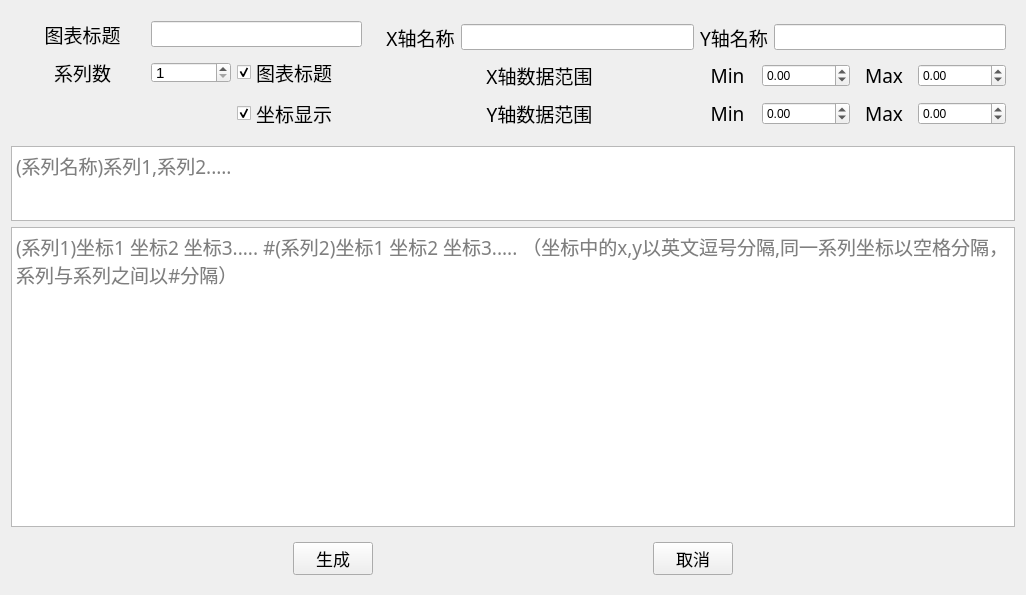
<?xml version="1.0" encoding="UTF-8"?>
<ui version="4.0">
 <class>create_polyline</class>
 <widget class="QWidget" name="create_polyline">
  <property name="geometry">
   <rect>
    <x>0</x>
    <y>0</y>
    <width>1026</width>
    <height>595</height>
   </rect>
  </property>
  <property name="windowTitle">
   <string>Form</string>
  </property>
  <property name="windowIcon">
   <iconset resource="src.qrc">
    <normaloff>:/src/prefix/src/polyline.png</normaloff>:/src/prefix/src/polyline.png</iconset>
  </property>
  <layout class="QGridLayout" name="gridLayout_7">
   <item row="0" column="0">
    <widget class="QWidget" name="widget_2" native="true">
     <property name="minimumSize">
      <size>
       <width>360</width>
       <height>100</height>
      </size>
     </property>
     <layout class="QGridLayout" name="gridLayout_2">
      <item row="0" column="0">
       <widget class="QLabel" name="label">
        <property name="font">
         <font>
          <family>楷体</family>
          <pointsize>14</pointsize>
          <weight>50</weight>
          <bold>false</bold>
         </font>
        </property>
        <property name="text">
         <string>图表标题</string>
        </property>
        <property name="alignment">
         <set>Qt::AlignCenter</set>
        </property>
       </widget>
      </item>
      <item row="0" column="1" colspan="2">
       <widget class="QLineEdit" name="le_title">
        <property name="font">
         <font>
          <pointsize>11</pointsize>
         </font>
        </property>
       </widget>
      </item>
      <item row="1" column="0">
       <widget class="QLabel" name="label_2">
        <property name="font">
         <font>
          <family>楷体</family>
          <pointsize>14</pointsize>
          <weight>50</weight>
          <bold>false</bold>
         </font>
        </property>
        <property name="text">
         <string>系列数</string>
        </property>
        <property name="alignment">
         <set>Qt::AlignCenter</set>
        </property>
       </widget>
      </item>
      <item row="1" column="1">
       <widget class="QSpinBox" name="spinBox_number">
        <property name="maximumSize">
         <size>
          <width>80</width>
          <height>21</height>
         </size>
        </property>
        <property name="font">
         <font>
          <pointsize>11</pointsize>
         </font>
        </property>
        <property name="minimum">
         <number>1</number>
        </property>
       </widget>
      </item>
      <item row="1" column="2">
       <widget class="QCheckBox" name="checkBox_title">
        <property name="font">
         <font>
          <family>楷体</family>
          <pointsize>14</pointsize>
         </font>
        </property>
        <property name="text">
         <string>图表标题</string>
        </property>
        <property name="checked">
         <bool>true</bool>
        </property>
       </widget>
      </item>
      <item row="2" column="2">
       <widget class="QCheckBox" name="checkBox_pos">
        <property name="font">
         <font>
          <family>楷体</family>
          <pointsize>14</pointsize>
         </font>
        </property>
        <property name="text">
         <string>坐标显示</string>
        </property>
        <property name="checked">
         <bool>true</bool>
        </property>
       </widget>
      </item>
     </layout>
    </widget>
   </item>
   <item row="0" column="1">
    <widget class="QWidget" name="widget_3" native="true">
     <layout class="QGridLayout" name="gridLayout_6">
      <item row="0" column="0">
       <layout class="QGridLayout" name="gridLayout_5">
        <item row="0" column="2">
         <widget class="QLabel" name="label_4">
          <property name="font">
           <font>
            <family>楷体</family>
            <pointsize>14</pointsize>
            <weight>50</weight>
            <bold>false</bold>
           </font>
          </property>
          <property name="text">
           <string>Y轴名称</string>
          </property>
          <property name="alignment">
           <set>Qt::AlignCenter</set>
          </property>
         </widget>
        </item>
        <item row="0" column="3">
         <widget class="QLineEdit" name="le_Y">
          <property name="font">
           <font>
            <pointsize>11</pointsize>
           </font>
          </property>
         </widget>
        </item>
        <item row="0" column="0">
         <widget class="QLabel" name="label_3">
          <property name="font">
           <font>
            <family>楷体</family>
            <pointsize>14</pointsize>
            <weight>50</weight>
            <bold>false</bold>
           </font>
          </property>
          <property name="text">
           <string>X轴名称</string>
          </property>
          <property name="alignment">
           <set>Qt::AlignCenter</set>
          </property>
         </widget>
        </item>
        <item row="0" column="1">
         <widget class="QLineEdit" name="le_X">
          <property name="font">
           <font>
            <pointsize>11</pointsize>
           </font>
          </property>
         </widget>
        </item>
       </layout>
      </item>
      <item row="1" column="0">
       <layout class="QGridLayout" name="gridLayout_4">
        <item row="0" column="0">
         <widget class="QLabel" name="label_9">
          <property name="font">
           <font>
            <family>楷体</family>
            <pointsize>14</pointsize>
            <weight>50</weight>
            <bold>false</bold>
           </font>
          </property>
          <property name="text">
           <string>X轴数据范围</string>
          </property>
          <property name="alignment">
           <set>Qt::AlignCenter</set>
          </property>
         </widget>
        </item>
        <item row="0" column="1">
         <layout class="QHBoxLayout" name="horizontalLayout_2">
          <item>
           <widget class="QLabel" name="label_10">
            <property name="font">
             <font>
              <family>楷体</family>
              <pointsize>14</pointsize>
              <weight>50</weight>
              <bold>false</bold>
             </font>
            </property>
            <property name="text">
             <string>Min</string>
            </property>
            <property name="alignment">
             <set>Qt::AlignCenter</set>
            </property>
           </widget>
          </item>
          <item>
           <widget class="QDoubleSpinBox" name="X_Min">
            <property name="minimum">
             <double>-10000000.000000000000000</double>
            </property>
            <property name="maximum">
             <double>10000000.000000000000000</double>
            </property>
           </widget>
          </item>
          <item>
           <widget class="QLabel" name="label_11">
            <property name="font">
             <font>
              <family>楷体</family>
              <pointsize>14</pointsize>
              <weight>50</weight>
              <bold>false</bold>
             </font>
            </property>
            <property name="text">
             <string>Max</string>
            </property>
            <property name="alignment">
             <set>Qt::AlignCenter</set>
            </property>
           </widget>
          </item>
          <item>
           <widget class="QDoubleSpinBox" name="X_Max">
            <property name="minimum">
             <double>-10000000.000000000000000</double>
            </property>
            <property name="maximum">
             <double>10000000.000000000000000</double>
            </property>
           </widget>
          </item>
         </layout>
        </item>
       </layout>
      </item>
      <item row="2" column="0">
       <layout class="QGridLayout" name="gridLayout_3">
        <item row="0" column="0">
         <widget class="QLabel" name="label_5">
          <property name="font">
           <font>
            <family>楷体</family>
            <pointsize>14</pointsize>
            <weight>50</weight>
            <bold>false</bold>
           </font>
          </property>
          <property name="text">
           <string>Y轴数据范围</string>
          </property>
          <property name="alignment">
           <set>Qt::AlignCenter</set>
          </property>
         </widget>
        </item>
        <item row="0" column="1">
         <layout class="QHBoxLayout" name="horizontalLayout">
          <item>
           <widget class="QLabel" name="label_6">
            <property name="font">
             <font>
              <family>楷体</family>
              <pointsize>14</pointsize>
              <weight>50</weight>
              <bold>false</bold>
             </font>
            </property>
            <property name="text">
             <string>Min</string>
            </property>
            <property name="alignment">
             <set>Qt::AlignCenter</set>
            </property>
           </widget>
          </item>
          <item>
           <widget class="QDoubleSpinBox" name="Y_Min">
            <property name="minimum">
             <double>-10000000.000000000000000</double>
            </property>
            <property name="maximum">
             <double>10000000.000000000000000</double>
            </property>
           </widget>
          </item>
          <item>
           <widget class="QLabel" name="label_7">
            <property name="font">
             <font>
              <family>楷体</family>
              <pointsize>14</pointsize>
              <weight>50</weight>
              <bold>false</bold>
             </font>
            </property>
            <property name="text">
             <string>Max</string>
            </property>
            <property name="alignment">
             <set>Qt::AlignCenter</set>
            </property>
           </widget>
          </item>
          <item>
           <widget class="QDoubleSpinBox" name="Y_Max">
            <property name="minimum">
             <double>-10000000.000000000000000</double>
            </property>
            <property name="maximum">
             <double>10000000.000000000000000</double>
            </property>
           </widget>
          </item>
         </layout>
        </item>
       </layout>
      </item>
     </layout>
    </widget>
   </item>
   <item row="1" column="0" colspan="2">
    <widget class="QTextEdit" name="textEdit_curve">
     <property name="maximumSize">
      <size>
       <width>16777215</width>
       <height>75</height>
      </size>
     </property>
     <property name="font">
      <font>
       <family>微软雅黑</family>
       <pointsize>14</pointsize>
      </font>
     </property>
     <property name="placeholderText">
      <string>(系列名称)系列1,系列2.....</string>
     </property>
    </widget>
   </item>
   <item row="2" column="0" colspan="2">
    <widget class="QTextEdit" name="textEdit_data">
     <property name="font">
      <font>
       <family>微软雅黑</family>
       <pointsize>14</pointsize>
      </font>
     </property>
     <property name="placeholderText">
      <string>(系列1)坐标1 坐标2 坐标3..... #(系列2)坐标1 坐标2 坐标3..... （坐标中的x,y以英文逗号分隔,同一系列坐标以空格分隔，系列与系列之间以#分隔）</string>
     </property>
    </widget>
   </item>
   <item row="3" column="0" colspan="2">
    <widget class="QWidget" name="widget" native="true">
     <layout class="QGridLayout" name="gridLayout">
      <item row="0" column="1">
       <widget class="QPushButton" name="btn_create">
        <property name="font">
         <font>
          <pointsize>13</pointsize>
         </font>
        </property>
        <property name="text">
         <string>生成</string>
        </property>
       </widget>
      </item>
      <item row="0" column="3">
       <widget class="QPushButton" name="btn_cancel">
        <property name="font">
         <font>
          <pointsize>13</pointsize>
         </font>
        </property>
        <property name="text">
         <string>取消</string>
        </property>
       </widget>
      </item>
      <item row="0" column="0">
       <spacer name="horizontalSpacer">
        <property name="orientation">
         <enum>Qt::Horizontal</enum>
        </property>
        <property name="sizeHint" stdset="0">
         <size>
          <width>40</width>
          <height>20</height>
         </size>
        </property>
       </spacer>
      </item>
      <item row="0" column="2">
       <spacer name="horizontalSpacer_2">
        <property name="orientation">
         <enum>Qt::Horizontal</enum>
        </property>
        <property name="sizeHint" stdset="0">
         <size>
          <width>40</width>
          <height>20</height>
         </size>
        </property>
       </spacer>
      </item>
      <item row="0" column="4">
       <spacer name="horizontalSpacer_3">
        <property name="orientation">
         <enum>Qt::Horizontal</enum>
        </property>
        <property name="sizeHint" stdset="0">
         <size>
          <width>40</width>
          <height>20</height>
         </size>
        </property>
       </spacer>
      </item>
     </layout>
    </widget>
   </item>
  </layout>
 </widget>
 <resources>
  <include location="src.qrc"/>
 </resources>
 <connections/>
</ui>
